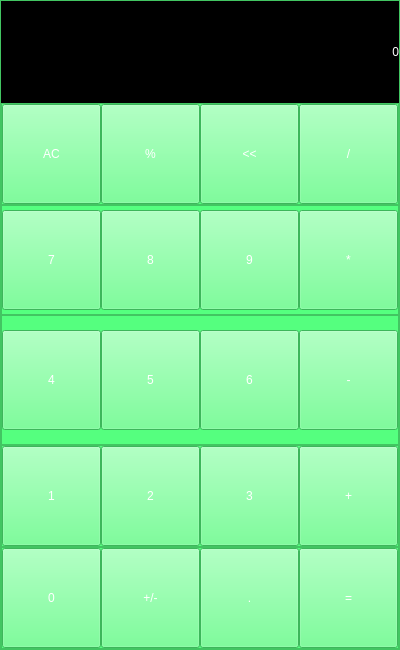
<?xml version="1.0" encoding="UTF-8"?>
<ui version="4.0">
 <class>MainWindow</class>
 <widget class="QMainWindow" name="MainWindow">
  <property name="geometry">
   <rect>
    <x>0</x>
    <y>0</y>
    <width>400</width>
    <height>650</height>
   </rect>
  </property>
  <property name="minimumSize">
   <size>
    <width>400</width>
    <height>650</height>
   </size>
  </property>
  <property name="maximumSize">
   <size>
    <width>400</width>
    <height>650</height>
   </size>
  </property>
  <property name="font">
   <font>
    <family>Arial Black</family>
    <pointsize>12</pointsize>
   </font>
  </property>
  <property name="windowTitle">
   <string>CalculadoraPython</string>
  </property>
  <widget class="QWidget" name="centralwidget">
   <layout class="QHBoxLayout" name="horizontalLayout">
    <property name="spacing">
     <number>0</number>
    </property>
    <property name="leftMargin">
     <number>0</number>
    </property>
    <property name="topMargin">
     <number>0</number>
    </property>
    <property name="rightMargin">
     <number>0</number>
    </property>
    <property name="bottomMargin">
     <number>0</number>
    </property>
    <item>
     <widget class="QFrame" name="frame">
      <property name="styleSheet">
       <string notr="true">color:rgb(255, 0, 0);
background-color: rgb(85, 255, 127);
</string>
      </property>
      <property name="frameShape">
       <enum>QFrame::StyledPanel</enum>
      </property>
      <property name="frameShadow">
       <enum>QFrame::Raised</enum>
      </property>
      <layout class="QVBoxLayout" name="verticalLayout">
       <property name="spacing">
        <number>0</number>
       </property>
       <property name="leftMargin">
        <number>0</number>
       </property>
       <property name="topMargin">
        <number>0</number>
       </property>
       <property name="rightMargin">
        <number>0</number>
       </property>
       <property name="bottomMargin">
        <number>0</number>
       </property>
       <item>
        <widget class="QLabel" name="output_labelButton">
         <property name="enabled">
          <bool>true</bool>
         </property>
         <property name="sizePolicy">
          <sizepolicy hsizetype="Preferred" vsizetype="Preferred">
           <horstretch>0</horstretch>
           <verstretch>0</verstretch>
          </sizepolicy>
         </property>
         <property name="minimumSize">
          <size>
           <width>90</width>
           <height>100</height>
          </size>
         </property>
         <property name="styleSheet">
          <string notr="true">font: 87 40pt &quot;Arial Black&quot;;
background-color: rgb(0, 0, 0);
color: #fff
</string>
         </property>
         <property name="text">
          <string>0</string>
         </property>
         <property name="alignment">
          <set>Qt::AlignRight|Qt::AlignTrailing|Qt::AlignVCenter</set>
         </property>
         <property name="margin">
          <number>5</number>
         </property>
        </widget>
       </item>
       <item>
        <widget class="QFrame" name="frame_3">
         <property name="minimumSize">
          <size>
           <width>0</width>
           <height>0</height>
          </size>
         </property>
         <property name="styleSheet">
          <string notr="true">font: 87 36pt &quot;Arial Black&quot;;
background-color: rgb(0, 0, 0);
background-color: rgb(85, 255, 127);</string>
         </property>
         <property name="frameShape">
          <enum>QFrame::StyledPanel</enum>
         </property>
         <property name="frameShadow">
          <enum>QFrame::Raised</enum>
         </property>
         <layout class="QHBoxLayout" name="horizontalLayout_6">
          <property name="spacing">
           <number>0</number>
          </property>
          <property name="leftMargin">
           <number>0</number>
          </property>
          <property name="topMargin">
           <number>0</number>
          </property>
          <property name="rightMargin">
           <number>0</number>
          </property>
          <property name="bottomMargin">
           <number>0</number>
          </property>
          <item>
           <widget class="QPushButton" name="clearButton">
            <property name="minimumSize">
             <size>
              <width>80</width>
              <height>100</height>
             </size>
            </property>
            <property name="styleSheet">
             <string notr="true">font: 87 36pt &quot;Arial Black&quot;;
color: rgb(255, 255, 255)
</string>
            </property>
            <property name="text">
             <string>AC</string>
            </property>
           </widget>
          </item>
          <item>
           <widget class="QPushButton" name="percentageButton">
            <property name="minimumSize">
             <size>
              <width>80</width>
              <height>100</height>
             </size>
            </property>
            <property name="styleSheet">
             <string notr="true">font: 87 36pt &quot;Arial Black&quot;;
color: rgb(255, 255, 255)
</string>
            </property>
            <property name="text">
             <string>%</string>
            </property>
           </widget>
          </item>
          <item>
           <widget class="QPushButton" name="backspaceButton">
            <property name="minimumSize">
             <size>
              <width>80</width>
              <height>100</height>
             </size>
            </property>
            <property name="styleSheet">
             <string notr="true">font: 87 36pt &quot;Arial Black&quot;;
color: rgb(255, 255, 255)
</string>
            </property>
            <property name="text">
             <string>&lt;&lt;</string>
            </property>
           </widget>
          </item>
          <item>
           <widget class="QPushButton" name="divisionButton">
            <property name="minimumSize">
             <size>
              <width>80</width>
              <height>100</height>
             </size>
            </property>
            <property name="styleSheet">
             <string notr="true">font: 87 36pt &quot;Arial Black&quot;;
color: rgb(255, 255, 255)
</string>
            </property>
            <property name="text">
             <string>/</string>
            </property>
           </widget>
          </item>
         </layout>
        </widget>
       </item>
       <item>
        <widget class="QFrame" name="frame_2">
         <property name="minimumSize">
          <size>
           <width>90</width>
           <height>110</height>
          </size>
         </property>
         <property name="maximumSize">
          <size>
           <width>398</width>
           <height>16777215</height>
          </size>
         </property>
         <property name="styleSheet">
          <string notr="true"/>
         </property>
         <property name="frameShape">
          <enum>QFrame::StyledPanel</enum>
         </property>
         <property name="frameShadow">
          <enum>QFrame::Raised</enum>
         </property>
         <layout class="QHBoxLayout" name="horizontalLayout_2">
          <property name="spacing">
           <number>0</number>
          </property>
          <property name="leftMargin">
           <number>0</number>
          </property>
          <property name="topMargin">
           <number>0</number>
          </property>
          <property name="rightMargin">
           <number>0</number>
          </property>
          <property name="bottomMargin">
           <number>0</number>
          </property>
          <item>
           <widget class="QPushButton" name="seteButton">
            <property name="minimumSize">
             <size>
              <width>80</width>
              <height>100</height>
             </size>
            </property>
            <property name="styleSheet">
             <string notr="true">font: 87 36pt &quot;Arial Black&quot;;
color: rgb(255, 255, 255)
</string>
            </property>
            <property name="text">
             <string>7</string>
            </property>
           </widget>
          </item>
          <item>
           <widget class="QPushButton" name="oitoButton">
            <property name="minimumSize">
             <size>
              <width>80</width>
              <height>100</height>
             </size>
            </property>
            <property name="styleSheet">
             <string notr="true">font: 87 36pt &quot;Arial Black&quot;;
color: rgb(255, 255, 255)
</string>
            </property>
            <property name="text">
             <string>8</string>
            </property>
           </widget>
          </item>
          <item>
           <widget class="QPushButton" name="noveButton">
            <property name="minimumSize">
             <size>
              <width>80</width>
              <height>100</height>
             </size>
            </property>
            <property name="styleSheet">
             <string notr="true">font: 87 36pt &quot;Arial Black&quot;;
color: rgb(255, 255, 255)
</string>
            </property>
            <property name="text">
             <string>9</string>
            </property>
           </widget>
          </item>
          <item>
           <widget class="QPushButton" name="mutiplicacaoButton">
            <property name="minimumSize">
             <size>
              <width>80</width>
              <height>100</height>
             </size>
            </property>
            <property name="styleSheet">
             <string notr="true">font: 87 36pt &quot;Arial Black&quot;;
color: rgb(255, 255, 255)
</string>
            </property>
            <property name="text">
             <string>*</string>
            </property>
           </widget>
          </item>
         </layout>
        </widget>
       </item>
       <item>
        <widget class="QFrame" name="frame_4">
         <property name="minimumSize">
          <size>
           <width>0</width>
           <height>130</height>
          </size>
         </property>
         <property name="styleSheet">
          <string notr="true">background-color: rgb(0, 0, 0);
background-color: rgb(0, 0, 0);
background-color: rgb(85, 255, 127);</string>
         </property>
         <property name="frameShape">
          <enum>QFrame::StyledPanel</enum>
         </property>
         <property name="frameShadow">
          <enum>QFrame::Raised</enum>
         </property>
         <layout class="QHBoxLayout" name="horizontalLayout_3">
          <property name="spacing">
           <number>0</number>
          </property>
          <property name="leftMargin">
           <number>0</number>
          </property>
          <property name="topMargin">
           <number>0</number>
          </property>
          <property name="rightMargin">
           <number>0</number>
          </property>
          <property name="bottomMargin">
           <number>0</number>
          </property>
          <item>
           <widget class="QPushButton" name="quatroButton">
            <property name="minimumSize">
             <size>
              <width>90</width>
              <height>100</height>
             </size>
            </property>
            <property name="styleSheet">
             <string notr="true">font: 87 36pt &quot;Arial Black&quot;;
color: rgb(255, 255, 255)
</string>
            </property>
            <property name="text">
             <string>4</string>
            </property>
           </widget>
          </item>
          <item>
           <widget class="QPushButton" name="cincoButton">
            <property name="minimumSize">
             <size>
              <width>90</width>
              <height>100</height>
             </size>
            </property>
            <property name="styleSheet">
             <string notr="true">font: 87 36pt &quot;Arial Black&quot;;
color: rgb(255, 255, 255)
</string>
            </property>
            <property name="text">
             <string>5</string>
            </property>
           </widget>
          </item>
          <item>
           <widget class="QPushButton" name="seisButton">
            <property name="minimumSize">
             <size>
              <width>90</width>
              <height>100</height>
             </size>
            </property>
            <property name="styleSheet">
             <string notr="true">font: 87 36pt &quot;Arial Black&quot;;
color: rgb(255, 255, 255)
</string>
            </property>
            <property name="text">
             <string>6</string>
            </property>
           </widget>
          </item>
          <item>
           <widget class="QPushButton" name="subtracaoButton">
            <property name="minimumSize">
             <size>
              <width>90</width>
              <height>100</height>
             </size>
            </property>
            <property name="styleSheet">
             <string notr="true">font: 87 36pt &quot;Arial Black&quot;;
color: rgb(255, 255, 255)
</string>
            </property>
            <property name="text">
             <string>-</string>
            </property>
           </widget>
          </item>
         </layout>
        </widget>
       </item>
       <item>
        <widget class="QFrame" name="frame_5">
         <property name="frameShape">
          <enum>QFrame::StyledPanel</enum>
         </property>
         <property name="frameShadow">
          <enum>QFrame::Raised</enum>
         </property>
         <layout class="QHBoxLayout" name="horizontalLayout_4">
          <property name="spacing">
           <number>0</number>
          </property>
          <property name="leftMargin">
           <number>0</number>
          </property>
          <property name="topMargin">
           <number>0</number>
          </property>
          <property name="rightMargin">
           <number>0</number>
          </property>
          <property name="bottomMargin">
           <number>0</number>
          </property>
          <item>
           <widget class="QPushButton" name="umButton">
            <property name="minimumSize">
             <size>
              <width>80</width>
              <height>100</height>
             </size>
            </property>
            <property name="styleSheet">
             <string notr="true">font: 87 36pt &quot;Arial Black&quot;;
color: rgb(255, 255, 255)
</string>
            </property>
            <property name="text">
             <string>1</string>
            </property>
           </widget>
          </item>
          <item>
           <widget class="QPushButton" name="doisButton">
            <property name="minimumSize">
             <size>
              <width>80</width>
              <height>100</height>
             </size>
            </property>
            <property name="styleSheet">
             <string notr="true">font: 87 36pt &quot;Arial Black&quot;;
color: rgb(255, 255, 255)
</string>
            </property>
            <property name="text">
             <string>2</string>
            </property>
           </widget>
          </item>
          <item>
           <widget class="QPushButton" name="tresButton">
            <property name="minimumSize">
             <size>
              <width>80</width>
              <height>100</height>
             </size>
            </property>
            <property name="styleSheet">
             <string notr="true">font: 87 36pt &quot;Arial Black&quot;;
color: rgb(255, 255, 255)
</string>
            </property>
            <property name="text">
             <string>3</string>
            </property>
           </widget>
          </item>
          <item>
           <widget class="QPushButton" name="somaButton">
            <property name="minimumSize">
             <size>
              <width>80</width>
              <height>100</height>
             </size>
            </property>
            <property name="styleSheet">
             <string notr="true">font: 87 36pt &quot;Arial Black&quot;;
color: rgb(255, 255, 255)
</string>
            </property>
            <property name="text">
             <string>+</string>
            </property>
           </widget>
          </item>
         </layout>
        </widget>
       </item>
       <item>
        <widget class="QFrame" name="frame_6">
         <property name="frameShape">
          <enum>QFrame::StyledPanel</enum>
         </property>
         <property name="frameShadow">
          <enum>QFrame::Raised</enum>
         </property>
         <layout class="QHBoxLayout" name="horizontalLayout_5">
          <property name="spacing">
           <number>0</number>
          </property>
          <property name="leftMargin">
           <number>0</number>
          </property>
          <property name="topMargin">
           <number>0</number>
          </property>
          <property name="rightMargin">
           <number>0</number>
          </property>
          <property name="bottomMargin">
           <number>0</number>
          </property>
          <item>
           <widget class="QPushButton" name="zeroButton">
            <property name="minimumSize">
             <size>
              <width>80</width>
              <height>100</height>
             </size>
            </property>
            <property name="styleSheet">
             <string notr="true">font: 87 36pt &quot;Arial Black&quot;;
color: rgb(255, 255, 255)
</string>
            </property>
            <property name="text">
             <string>0</string>
            </property>
           </widget>
          </item>
          <item>
           <widget class="QPushButton" name="maisMenosButton">
            <property name="minimumSize">
             <size>
              <width>80</width>
              <height>100</height>
             </size>
            </property>
            <property name="styleSheet">
             <string notr="true">font: 87 36pt &quot;Arial Black&quot;;
color: rgb(255, 255, 255)
</string>
            </property>
            <property name="text">
             <string>+/-</string>
            </property>
           </widget>
          </item>
          <item>
           <widget class="QPushButton" name="pontoButton">
            <property name="minimumSize">
             <size>
              <width>80</width>
              <height>100</height>
             </size>
            </property>
            <property name="styleSheet">
             <string notr="true">font: 87 36pt &quot;Arial Black&quot;;
color: rgb(255, 255, 255)
</string>
            </property>
            <property name="text">
             <string>.</string>
            </property>
           </widget>
          </item>
          <item>
           <widget class="QPushButton" name="igualButton">
            <property name="minimumSize">
             <size>
              <width>80</width>
              <height>100</height>
             </size>
            </property>
            <property name="styleSheet">
             <string notr="true">font: 87 36pt &quot;Arial Black&quot;;
color: rgb(255, 255, 255)
</string>
            </property>
            <property name="text">
             <string>=</string>
            </property>
           </widget>
          </item>
         </layout>
        </widget>
       </item>
      </layout>
     </widget>
    </item>
   </layout>
  </widget>
 </widget>
 <resources/>
 <connections/>
</ui>
